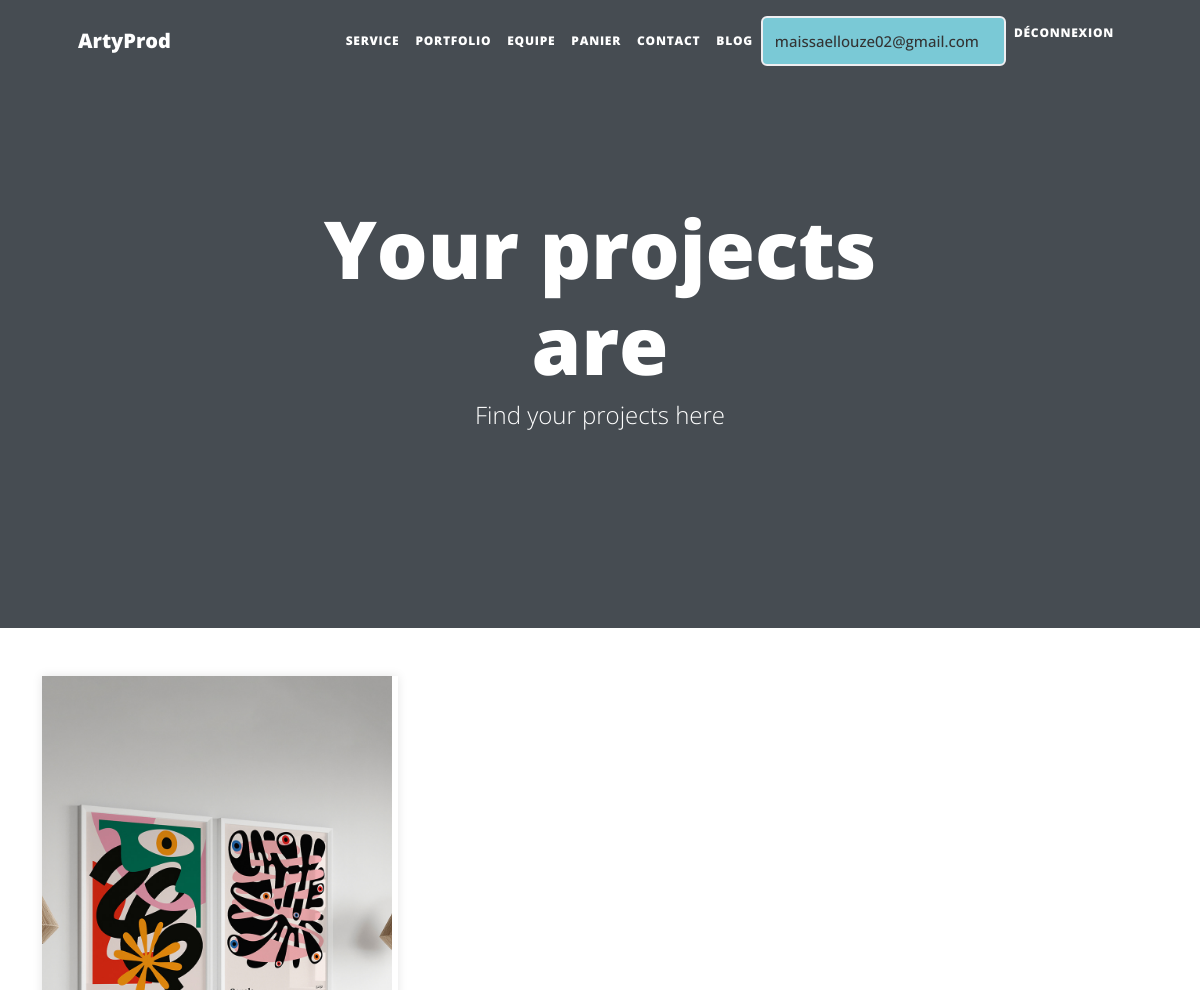
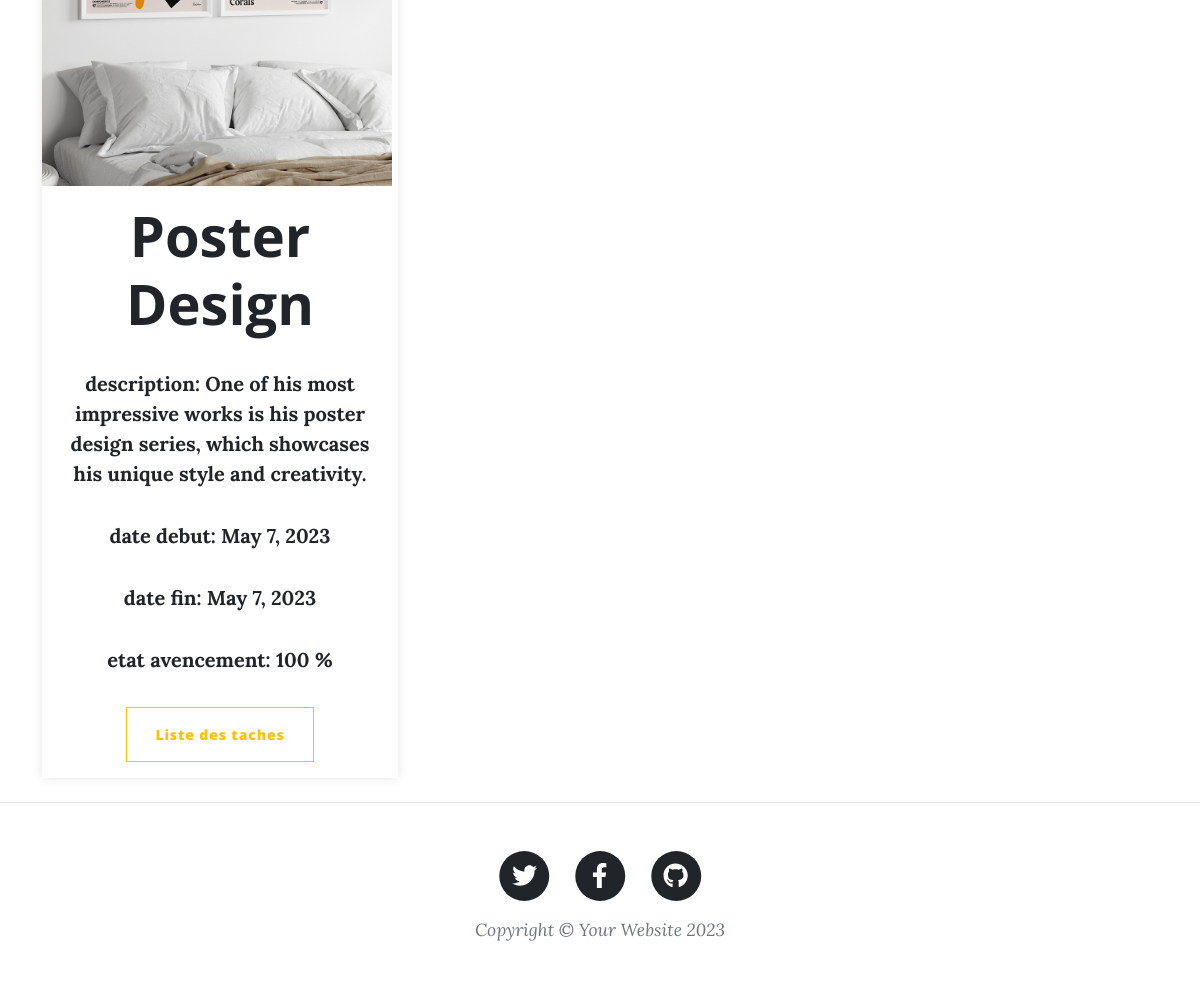
/artyprod/mes_projets/ (signed in), run on the app's committed database (2 pictures, top to bottom).
### ArtyProd/models.py (models this page shows)
class demande_projet(models.Model):
    Personnel = models.ForeignKey(Personnel, on_delete=models.CASCADE)
    Projet = models.ForeignKey(Projet, on_delete=models.CASCADE)
    approvee = models.BooleanField(default=False)
    refuse = models.BooleanField(default=False)

class Projet(models.Model):
    libelle = models.CharField(max_length=255)
    description = models.TextField(blank=True)
    date_debut = models.DateField()
    date_fin = models.DateField(null=True, blank=True)
    acheve = models.BooleanField(default=False)
    equipe = models.ForeignKey('Equipe', on_delete=models.PROTECT)
    pourcentage = models.CharField(max_length=255)
    Img = models.ImageField(upload_to='media/', null=True, blank=True)

### ArtyProd/views.py (the view)
# urls.py: path('mes_projets/', mes_projets, name='mes_projets'),
def mes_projets(request):
    utilisateur = request.user
    per = Personnel.objects.filter(user=utilisateur).first()
    demandes_approuvees = demande_projet.objects.filter(Personnel=per,approvee=True )
    context = {'projets': demandes_approuvees}
    return render(request, 'artyprod/mes_projets.html', context)

### ArtyProd/templates/artyprod/mes_projets.html (shortened to what this page needs)
{% block content %}
<!DOCTYPE HTML>
<html>
	{% load static %}
	<head>
        <link rel='stylesheet' type='text/css' media='screen' href="{% static 'css/style.css'%}">
    	</head>
	<body class="is-preload">
		<nav class="navbar navbar-expand-lg navbar-light" id="mainNav">
            <div class="container px-4 px-lg-5">
                <a class="navbar-brand" href="index.html">ArtyProd</a>
                <div class="collapse navbar-collapse" id="navbarResponsive">
                    <ul class="navbar-nav ms-auto py-4 py-lg-0">
                        <li class="nav-item">
                            <a class="nav-link" href="{% url 'index' %}">Service</a>
                        </li>
                        <li class="nav-item">
                            <a class="nav-link" href="{% url 'tous_projets' %}">Portfolio </a>
                        </li>
                        {% if user.is_authenticated %}
                        <li class="nav-item">
                            <a class="nav-link" href="{% url 'equipe' %}">Equipe</a>
                        </li>
                        <li class="nav-item">
                            <a class="nav-link" href="{% url 'mes_projets' %}">Panier</a>
                        </li>
                        <li class="nav-item">
                            <a class="nav-link" href="{% url 'send_email' %}">contact</a>
                        </li>
                        <li class="nav-item">
                            <a class="nav-link" href="{% url 'blog' %}">Blog</a>
                        </li>
                        {% endif %}
                    </ul>
                    <div class="navbar align-self-center d-flex">
                        {% if user.is_authenticated %}
                        <ul class="nav navbar-nav d-flex justify-content-between mx-lg-auto">
                        <li class="nav-item ">
                            <div class="collapse navbar-collapse justify-content-between" id="navbarCollapse">
                                <div class="navbar-nav font-weight-bold mx-auto py-0">
                                    <div class="profile-details">
                                        <span class="admin_name">
                                            {{user}}
                                        </span>
                                </div>
                        </li>
                        <li class="nav-item ">
                            <a class="nav-link" href="{% url 'logout' %}">Déconnexion</a>
                            </li>
                        {% endif %}
                    </div>
                </div>
            </div>
        </nav>
        <header class="masthead" >
            <div class="container position-relative px-4 px-lg-5">
                <div class="row gx-4 gx-lg-5 justify-content-center">
                    <div class="col-md-10 col-lg-8 col-xl-7">
                        <div class="site-heading">
                            <h1> Your projects are </h1>
                            <span class="subheading">Find your projects here  </span>
                        </div>
                    </div>
                </div>
            </div>
        </header>
					<div id="main">
						<div class="inner">
								<div class="container">
								<div class="row">
									{% for p in projets  %}
									<div class="col-md-4 mb-4">
									  <div class="card">
										<img class="card-img-top product-image" src="/media/{{ p.Projet.Img }}" alt="{{ p.Projet.libelle }}" style="height: 500px; width: 350px;">
										<div class="card-body">
											<center>
										  <h5 class="display-4 mb-4 fw-bold text-center">{{ p.Projet.libelle }}</h5>
										  <p class="fw-bold text-center"> <strong>description: </strong>{{ p.Projet.description }}</p>
										  <p class="fw-bold text-center"><strong>date debut: </strong>{{ p.Projet.date_debut }}</p>
                      					<p class="fw-bold text-center"><strong>date fin: </strong> {{ p.Projet.date_debut }}</p>
										  <p class="fw-bold text-center"><strong>etat avencement: </strong> {{ p.Projet.pourcentage }} % </p>
										</center>
										{% if projet.acheve %}
										<a href="" class="btn btn-outline-danger my-2 my-sm-0" type="submit">deja acheve</a>
											<h1></h1>
									{% else %}
									<center>
									<a href="{% url 'liste_tache' projet_id=p.Projet.id  %}" class="btn btn-outline-warning my-2 my-sm-0" type="submit">Liste des taches   </a>
                </center>
									{% endif %}
										</div>
									  </div>
									</div>
                  {% empty %}
                        <p>Aucun projet en cours.</p>
									{% endfor %}
								  </div>
   </div>
						</div>
					</div>
					<footer class="border-top">
						<div class="container px-4 px-lg-5">
							<div class="row gx-4 gx-lg-5 justify-content-center">
								<div class="col-md-10 col-lg-8 col-xl-7">
									<ul class="list-inline text-center">
										<li class="list-inline-item">
											<a href="#!">
												<span class="fa-stack fa-lg">
													<i class="fas fa-circle fa-stack-2x"></i>
													<i class="fab fa-twitter fa-stack-1x fa-inverse"></i>
												</span>
											</a>
										</li>
										<li class="list-inline-item">
											<a href="#!">
												<span class="fa-stack fa-lg">
													<i class="fas fa-circle fa-stack-2x"></i>
													<i class="fab fa-facebook-f fa-stack-1x fa-inverse"></i>
												</span>
											</a>
										</li>
										<li class="list-inline-item">
											<a href="#!">
												<span class="fa-stack fa-lg">
													<i class="fas fa-circle fa-stack-2x"></i>
													<i class="fab fa-github fa-stack-1x fa-inverse"></i>
												</span>
											</a>
										</li>
									</ul>
									<div class="small text-center text-muted fst-italic">Copyright &copy; Your Website 2023</div>
								</div>
							</div>
						</div>
					</footer>
				</body>
			</html>
{% endblock %}

### ArtyProd/templates/artyprod/mes_projets.html (style rules this page uses)
.product-image { height: 400px; object-fit: cover; }
.card { border: none; box-shadow: 0px 0px 10px rgba(0, 0, 0, 0.1); transition: all 0.3s ease; }
.profile-details { display: flex; align-items: center; background:#7AC9D6; border: 2px solid #EFEEF1; border-radius: 6px; height: 50px; min-width: 220px; padding: 0 15px 0 2px; }
.profile-details .admin_name { font-size: 15px; font-weight: 500; color: #333; margin: 0 10px; white-space: nowrap; border-radius: 20px; }

### data on the page
demande_projet: Projet.Img (picture), Projet.libelle "Poster Design", Projet.description "One of his most impressive works is his poster design series, which showcases his unique style and creativity.", Projet.date_debut "May 7, 2023", Projet.pourcentage "100"

### other printed values
{{ user }} "maissaellouze02@gmail.com"
